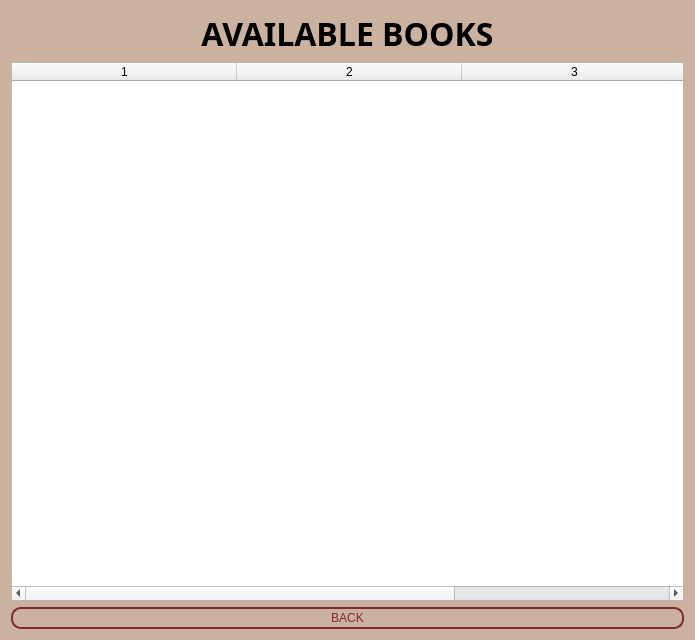
<?xml version="1.0" encoding="UTF-8"?>
<ui version="4.0">
 <class>ViewAvailable</class>
 <widget class="QWidget" name="ViewAvailable">
  <property name="geometry">
   <rect>
    <x>0</x>
    <y>0</y>
    <width>695</width>
    <height>640</height>
   </rect>
  </property>
  <property name="windowTitle">
   <string>Available Books</string>
  </property>
  <property name="styleSheet">
   <string notr="true">.QWidget{background-color: #CBB1A0;border-radius: 10px}</string>
  </property>
  <layout class="QVBoxLayout" name="verticalLayout">
   <item>
    <layout class="QGridLayout" name="gridLayout">
     <item row="0" column="0">
      <widget class="QLabel" name="label">
       <property name="font">
        <font>
         <family>Karla</family>
         <pointsize>24</pointsize>
         <bold>true</bold>
        </font>
       </property>
       <property name="styleSheet">
        <string notr="true">.QWidget{background-color: #CBB1A0;border-radius: 10px}</string>
       </property>
       <property name="text">
        <string>AVAILABLE BOOKS</string>
       </property>
       <property name="alignment">
        <set>Qt::AlignCenter</set>
       </property>
      </widget>
     </item>
     <item row="1" column="0">
      <widget class="QTableWidget" name="tableWidget">
       <property name="columnCount">
        <number>3</number>
       </property>
       <attribute name="horizontalHeaderDefaultSectionSize">
        <number>225</number>
       </attribute>
       <column/>
       <column/>
       <column/>
      </widget>
     </item>
     <item row="2" column="0">
      <widget class="QPushButton" name="pushButton">
       <property name="styleSheet">
        <string notr="true">color: #842a2d;
font: 17pt &quot;Franklin Gothic Book&quot;;
border: 2px solid #842a2d;
padding: 2px;
border-radius: 10px;
opacity: 100;
</string>
       </property>
       <property name="text">
        <string>BACK</string>
       </property>
      </widget>
     </item>
    </layout>
   </item>
  </layout>
 </widget>
 <resources/>
 <connections/>
</ui>
